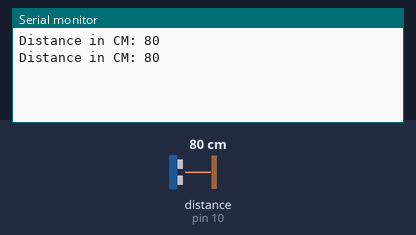
Simulated run of this sketch. Board: Arduino Uno, built with avr-gcc and run on an emulated ATmega328P. On the bench: the last lines printed to the serial monitor. The test bench sets the inputs (shaded band); at power-on: distance to the obstacle (sensor on pin 10) 80 cm. The echo pulse lasts 58.3 µs per cm.

Above: at 1.8 s.
1.9 s: distance to the obstacle (sensor on pin 10) set to 2 cm
At 2.8 s:
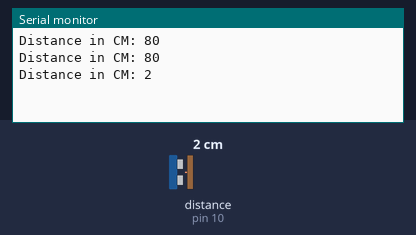
3.4 s: distance to the obstacle (sensor on pin 10) set to 4 cm
At 4.6 s:
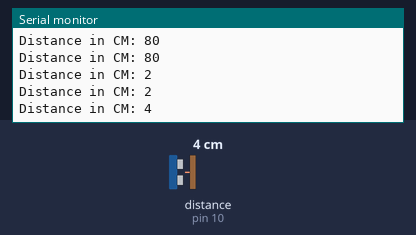
Timing chart, 0 to 6.4 s (numbered marks = the images above; inputs shaded):
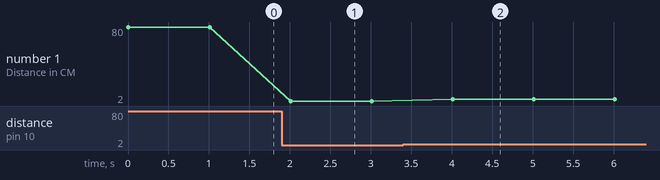

The sketch:

Ultrasonic_Ruler.ino
```cpp
#include <Ultrasonic.h>

//(Trigger pin, Echo pin)
Ultrasonic ultrasonic(9, 10);
int distance;

void setup() {
  Serial.begin(9600);
}

void loop() {

  distance = ultrasonic.read();

  Serial.print("Distance in CM: ");
  Serial.println(distance);
  delay(1000);
}
```

Measured:
- after the input at 1.9 s, the serial monitor: prints a new line after 0.11 s (image 1)
- after the input at 3.4 s, the serial monitor: prints a new line after 0.61 s (image 2)
- plotted number 1: 80 → 2 after the input at 1.9 s, 2 → 4 after the input at 3.4 s
